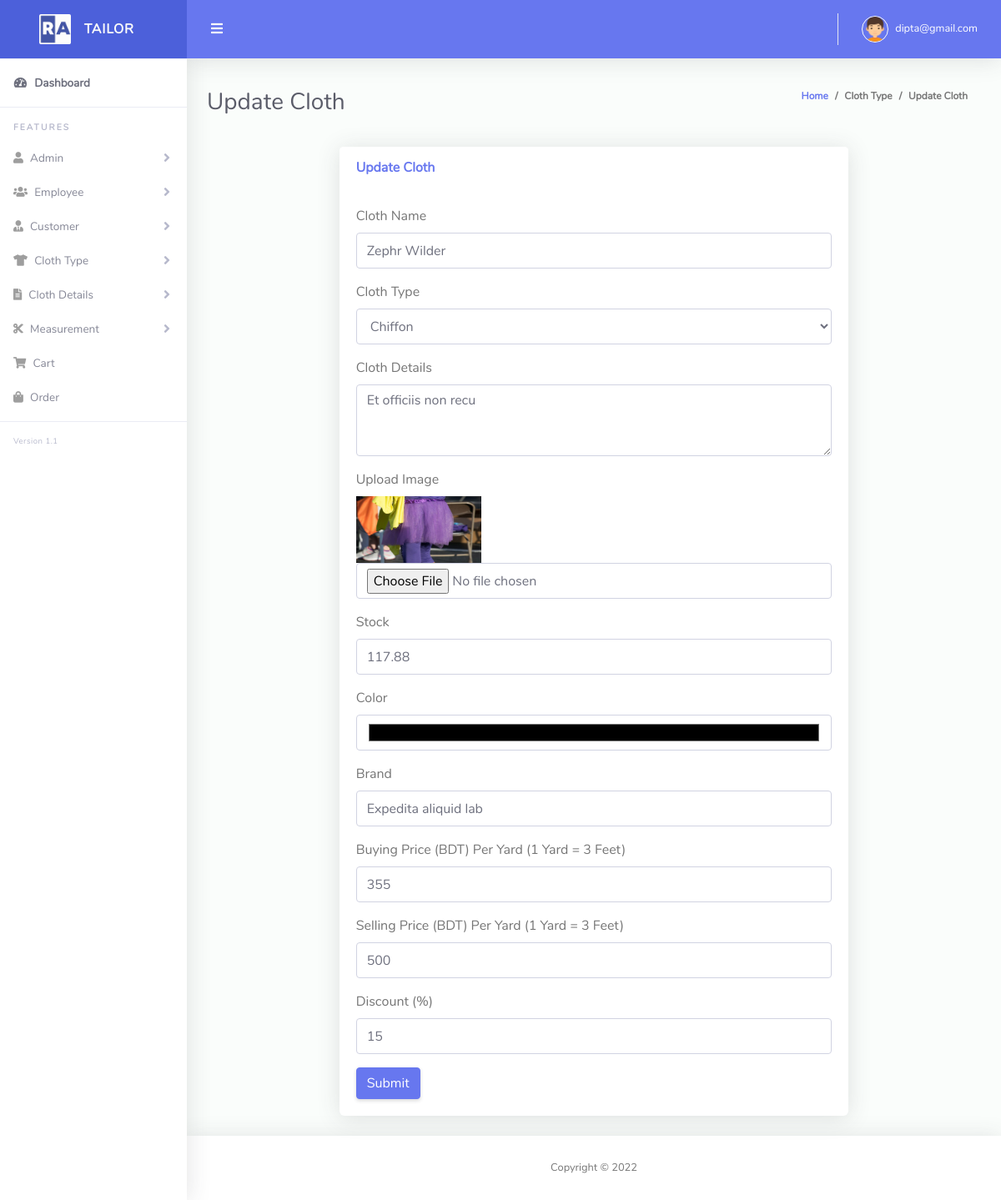
The page /edit_cloth.php?clothid=17 (signed in) on the database as committed earlier.
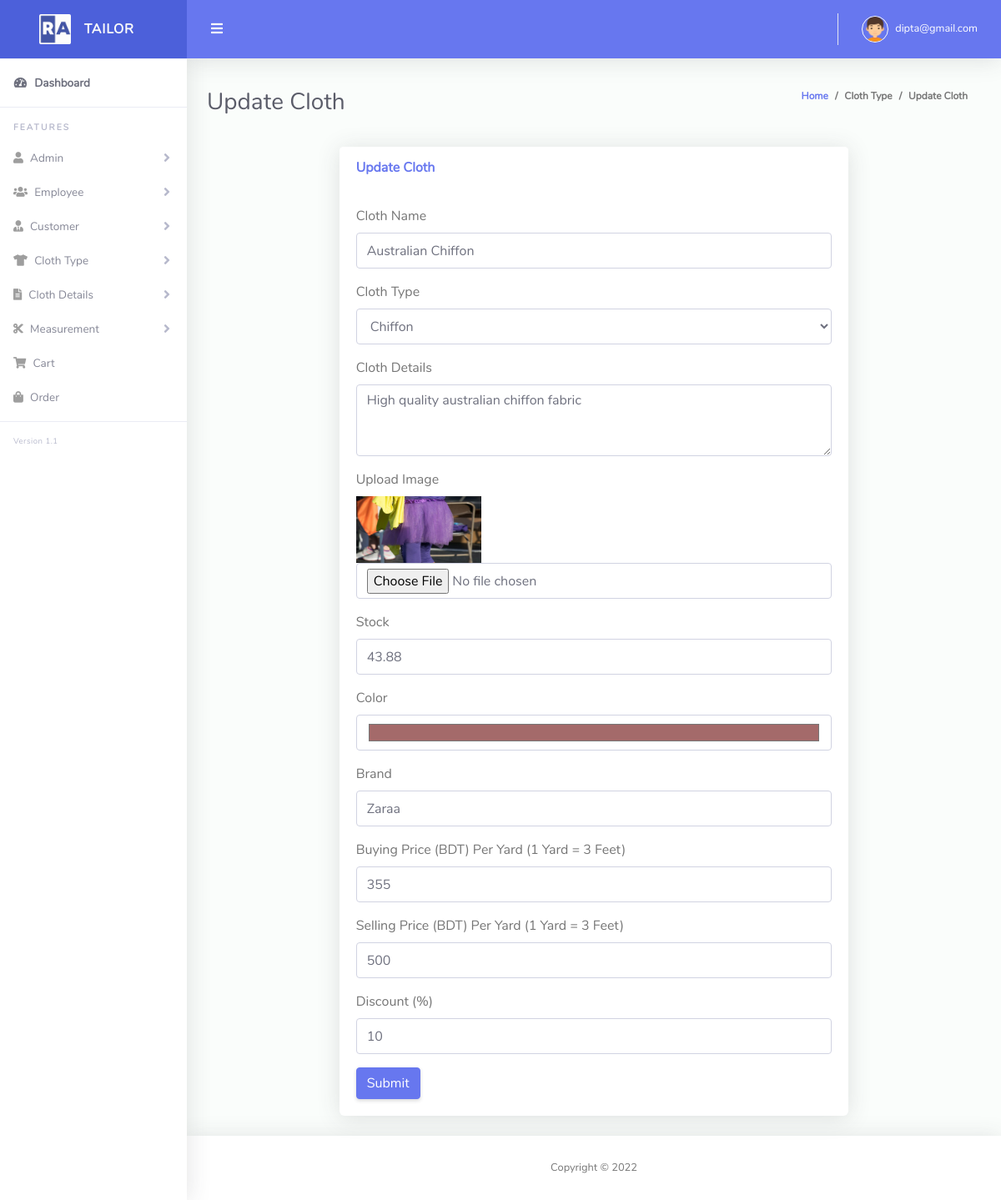
The same page on the database as committed later.
### tables this page shows
CREATE TABLE `tbl_cloth` (
  `id` int(11) NOT NULL,
  `cloth_name` varchar(255) NOT NULL,
  `type` int(11) NOT NULL,
  `details` text NOT NULL,
  `image` varchar(255) NOT NULL,
  `stock` varchar(255) NOT NULL,
  `color` varchar(255) NOT NULL,
  `brand` varchar(255) NOT NULL,
  `buying_price` int(11) NOT NULL,
  `selling_price` int(11) NOT NULL,
  `discount` int(11) NOT NULL,
  `created_at` timestamp NOT NULL DEFAULT current_timestamp(),
  `soft_delete` tinyint(4) NOT NULL DEFAULT 0
);

CREATE TABLE `cloth_type` (
  `id` int(11) NOT NULL,
  `name` varchar(255) NOT NULL,
  `soft_delete` tinyint(4) NOT NULL DEFAULT 0
);

### Classes/DB.php (called while the page is built, shortened)
<?php
class DB
{
    public function connect(){
        $this->conn = new mysqli("localhost","root","","tailor_shop");
        if ($this->conn->connect_error) {
          die("Connection failed: " . $this->conn->connect_error);
        } else {
            return $msg =  "connected";
        }
    }
}

### Classes/ClothClass.php (called while the page is built, shortened)
<?php
include_once 'db.php';
class ClothClass extends DB
{
    public function viewSingleCloth($clothid){
        $query  = "SELECT * FROM tbl_cloth WHERE id='$clothid'";
        $result = $this->conn->query($query);
        return $result;
    }
	public function select($query){
		$result = $this->conn->query($query) or die($this->conn->error.__LINE__);
		if($result->num_rows > 0){
			return $result;
		} else {
			return false;
		}
	}
}

### edit_cloth.php (the view, shortened to what the changed rows need)
<?php include 'layouts/header.php';
$clothid = "";
if ($_GET['clothid'] == NULL || !isset($_GET['clothid'])) {
  "<script>window.location = 'all_cloth.php'; </script>";
} else {
  $clothid = $_GET['clothid'];
}
?>
<div class="container-fluid" id="container-wrapper">
  <div class="d-sm-flex align-items-center justify-content-between mb-4">
    <h1 class="h3 mb-0 text-gray-800">Update Cloth</h1>
  </div>
  <div class="row">
    <div class="col-lg-8">
      <div class="card mb-4">
        <div class="card-body">
          <form method="POST" enctype="multipart/form-data">
            <?php
            $view = $cloth->viewSingleCloth($clothid);
            if ($view) {
              while ($value = $view->fetch_assoc()) {
            ?>
                <div class="form-group">
                  <label>Cloth Name</label>
                  <input name="cloth_name" type="text" class="form-control" value="<?php echo $value['cloth_name']; ?>">
                </div>
                <div class="form-group">
                  <label>Cloth Type</label><br>
                  <select id="select" name="type" class="form-control">
                    <?php
                    $query = "select * from cloth_type where soft_delete=0";
                    $type = $cloth->select($query);
                    if ($type) {
                      while ($result = $type->fetch_assoc()) {
                    ?>
                        <option <?php
                                if ($value['type'] == $result['id']) { ?> selected="selected" <?php } ?> value="<?php echo $result['id']; ?>"><?php echo $result['name']; ?>
                        </option>
                    <?php }
                    } ?>
                  </select>
                </div>
                <div class="form-group">
                  <label>Cloth Details</label>
                  <textarea name="details" class="form-control" id="exampleFormControlTextarea1" rows="3"><?php echo $value['details']; ?></textarea>
                </div>
                <div class="form-group">
                  <label>Upload Image</label>
                  <br>
                  <td>
                    <img src="<?php echo $value['image']; ?>" height="80px" width="150px" /></br>
                    <input type="file" name="image" class="form-control" placeholder="Enter Image" min="0" />
                  </td>
                </div>
                <div class="form-group">
                  <label>Stock</label>
                  <input name="stock" type="text" class="form-control" value="<?php echo $value['stock']; ?>">
                </div>
                <div class="form-group">
                  <label>Color</label>
                  <input name="color" type="color" class="form-control" value="<?php echo $value['color']; ?>">
                </div>
                <div class="form-group">
                  <label>Brand</label>
                  <input name="brand" type="text" class="form-control" value="<?php echo $value['brand']; ?>">
                </div>
                <div class="form-group">
                  <label>Buying Price (BDT) Per Yard (1 Yard = 3 Feet)</label>
                  <input name="buying_price" type="number" class="form-control" value="<?php echo $value['buying_price']; ?>" min="0">
                </div>
                <div class="form-group">
                  <label>Selling Price (BDT) Per Yard (1 Yard = 3 Feet)</label>
                  <input name="selling_price" type="number" class="form-control" value="<?php echo $value['selling_price']; ?>" min="0">
                </div>
                <div class="form-group">
                  <label>Discount (%)</label>
                  <input name="discount" type="number" min="0" step="1" class="form-control" value="<?php echo $value['discount']; ?>">
                </div>
            <?php }
            } ?>
          </form>
        </div>
      </div>
    </div>
  </div>
</div>
<?php include 'layouts/footer.php'; ?>

Rows that differ between the two databases and show on the page:
changed tbl_cloth "Chiffon": cloth_name "Zephr Wilder" → "Australian Chiffon"; details "Et officiis non recu" → "High quality australian chiffon fabric"; stock "117.88" → "43.88"; color "#000000" → "#a46a6a"; brand "Expedita aliquid lab" → "Zaraa"; discount "15" → "10"
